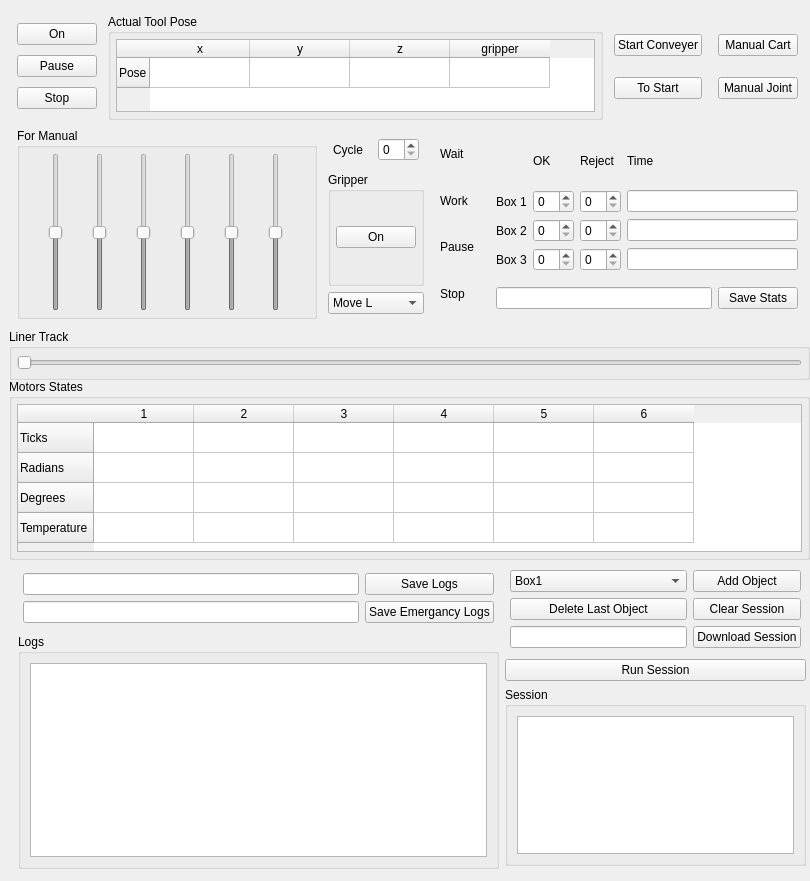
<?xml version="1.0" encoding="UTF-8"?>
<ui version="4.0">
 <class>MainWindow</class>
 <widget class="QMainWindow" name="MainWindow">
  <property name="geometry">
   <rect>
    <x>0</x>
    <y>0</y>
    <width>810</width>
    <height>881</height>
   </rect>
  </property>
  <property name="windowTitle">
   <string>MainWindow</string>
  </property>
  <widget class="QWidget" name="centralwidget">
   <widget class="QGroupBox" name="verticalGroupBox">
    <property name="geometry">
     <rect>
      <x>9</x>
      <y>329</y>
      <width>801</width>
      <height>51</height>
     </rect>
    </property>
    <property name="title">
     <string>Liner Track</string>
    </property>
    <layout class="QVBoxLayout" name="verticalLayout_9">
     <property name="leftMargin">
      <number>5</number>
     </property>
     <property name="topMargin">
      <number>5</number>
     </property>
     <property name="rightMargin">
      <number>5</number>
     </property>
     <property name="bottomMargin">
      <number>5</number>
     </property>
     <item>
      <widget class="QSlider" name="sldLinerTrack">
       <property name="enabled">
        <bool>false</bool>
       </property>
       <property name="maximum">
        <number>10</number>
       </property>
       <property name="orientation">
        <enum>Qt::Horizontal</enum>
       </property>
      </widget>
     </item>
    </layout>
   </widget>
   <widget class="QGroupBox" name="verticalGroupBox">
    <property name="geometry">
     <rect>
      <x>9</x>
      <y>379</y>
      <width>801</width>
      <height>181</height>
     </rect>
    </property>
    <property name="title">
     <string>Motors States</string>
    </property>
    <layout class="QVBoxLayout" name="verticalLayout_10">
     <property name="leftMargin">
      <number>5</number>
     </property>
     <property name="topMargin">
      <number>5</number>
     </property>
     <property name="rightMargin">
      <number>5</number>
     </property>
     <property name="bottomMargin">
      <number>5</number>
     </property>
     <item>
      <widget class="QTableWidget" name="twMotorsStates">
       <row>
        <property name="text">
         <string>Ticks</string>
        </property>
       </row>
       <row>
        <property name="text">
         <string>Radians</string>
        </property>
       </row>
       <row>
        <property name="text">
         <string>Degrees</string>
        </property>
       </row>
       <row>
        <property name="text">
         <string>Temperature</string>
        </property>
       </row>
       <column>
        <property name="text">
         <string>1</string>
        </property>
       </column>
       <column>
        <property name="text">
         <string>2</string>
        </property>
       </column>
       <column>
        <property name="text">
         <string>3</string>
        </property>
       </column>
       <column>
        <property name="text">
         <string>4</string>
        </property>
       </column>
       <column>
        <property name="text">
         <string>5</string>
        </property>
       </column>
       <column>
        <property name="text">
         <string>6</string>
        </property>
       </column>
      </widget>
     </item>
    </layout>
   </widget>
   <widget class="QWidget" name="layoutWidget_3">
    <property name="geometry">
     <rect>
      <x>500</x>
      <y>560</y>
      <width>311</width>
      <height>311</height>
     </rect>
    </property>
    <layout class="QVBoxLayout" name="verticalLayout_13">
     <property name="leftMargin">
      <number>5</number>
     </property>
     <property name="topMargin">
      <number>5</number>
     </property>
     <property name="rightMargin">
      <number>5</number>
     </property>
     <property name="bottomMargin">
      <number>5</number>
     </property>
     <item>
      <layout class="QGridLayout" name="gridLayout_3">
       <property name="leftMargin">
        <number>5</number>
       </property>
       <property name="topMargin">
        <number>5</number>
       </property>
       <property name="rightMargin">
        <number>5</number>
       </property>
       <property name="bottomMargin">
        <number>5</number>
       </property>
       <item row="1" column="1">
        <widget class="QPushButton" name="btnAddObject">
         <property name="text">
          <string>Add Object</string>
         </property>
        </widget>
       </item>
       <item row="2" column="0">
        <widget class="QPushButton" name="btnDeleteLast">
         <property name="text">
          <string>Delete Last Object</string>
         </property>
        </widget>
       </item>
       <item row="2" column="1">
        <widget class="QPushButton" name="btnClearSession">
         <property name="text">
          <string>Clear Session</string>
         </property>
        </widget>
       </item>
       <item row="3" column="1">
        <widget class="QPushButton" name="btnDownloadSession">
         <property name="text">
          <string>Download Session</string>
         </property>
        </widget>
       </item>
       <item row="3" column="0">
        <widget class="QLineEdit" name="leSessionPath"/>
       </item>
       <item row="1" column="0">
        <widget class="QComboBox" name="cbObjects">
         <item>
          <property name="text">
           <string>Box1</string>
          </property>
         </item>
         <item>
          <property name="text">
           <string>Box2</string>
          </property>
         </item>
         <item>
          <property name="text">
           <string>Box3</string>
          </property>
         </item>
         <item>
          <property name="text">
           <string>Reject</string>
          </property>
         </item>
        </widget>
       </item>
      </layout>
     </item>
     <item>
      <widget class="QPushButton" name="btnRunSession">
       <property name="text">
        <string>Run Session</string>
       </property>
      </widget>
     </item>
     <item>
      <widget class="QGroupBox" name="verticalGroupBox_2">
       <property name="title">
        <string>Session</string>
       </property>
       <layout class="QVBoxLayout" name="verticalLayout_14">
        <item>
         <widget class="QListView" name="lvSession"/>
        </item>
       </layout>
      </widget>
     </item>
    </layout>
   </widget>
   <widget class="QWidget" name="">
    <property name="geometry">
     <rect>
      <x>7</x>
      <y>9</y>
      <width>801</width>
      <height>116</height>
     </rect>
    </property>
    <layout class="QHBoxLayout" name="horizontalLayout">
     <property name="leftMargin">
      <number>5</number>
     </property>
     <property name="topMargin">
      <number>5</number>
     </property>
     <property name="rightMargin">
      <number>5</number>
     </property>
     <property name="bottomMargin">
      <number>5</number>
     </property>
     <item>
      <layout class="QVBoxLayout" name="verticalLayout">
       <property name="leftMargin">
        <number>5</number>
       </property>
       <property name="topMargin">
        <number>5</number>
       </property>
       <property name="rightMargin">
        <number>5</number>
       </property>
       <property name="bottomMargin">
        <number>5</number>
       </property>
       <item>
        <widget class="QPushButton" name="btnOnOff">
         <property name="text">
          <string>On</string>
         </property>
        </widget>
       </item>
       <item>
        <widget class="QPushButton" name="btnPause">
         <property name="text">
          <string>Pause</string>
         </property>
        </widget>
       </item>
       <item>
        <widget class="QPushButton" name="btnStop">
         <property name="text">
          <string>Stop</string>
         </property>
        </widget>
       </item>
      </layout>
     </item>
     <item>
      <widget class="QGroupBox" name="verticalGroupBox">
       <property name="title">
        <string>Actual Tool Pose</string>
       </property>
       <layout class="QVBoxLayout" name="verticalLayout_4">
        <property name="leftMargin">
         <number>5</number>
        </property>
        <property name="topMargin">
         <number>5</number>
        </property>
        <property name="rightMargin">
         <number>5</number>
        </property>
        <property name="bottomMargin">
         <number>5</number>
        </property>
        <item>
         <widget class="QTableWidget" name="twActualToolPose">
          <row>
           <property name="text">
            <string>Pose</string>
           </property>
          </row>
          <column>
           <property name="text">
            <string>x</string>
           </property>
          </column>
          <column>
           <property name="text">
            <string>y</string>
           </property>
          </column>
          <column>
           <property name="text">
            <string>z</string>
           </property>
          </column>
          <column>
           <property name="text">
            <string>gripper</string>
           </property>
          </column>
         </widget>
        </item>
       </layout>
      </widget>
     </item>
     <item>
      <layout class="QVBoxLayout" name="verticalLayout_2">
       <property name="leftMargin">
        <number>5</number>
       </property>
       <property name="topMargin">
        <number>5</number>
       </property>
       <property name="rightMargin">
        <number>5</number>
       </property>
       <property name="bottomMargin">
        <number>5</number>
       </property>
       <item>
        <widget class="QPushButton" name="btnStartConveyer">
         <property name="text">
          <string>Start Conveyer</string>
         </property>
        </widget>
       </item>
       <item>
        <widget class="QPushButton" name="btnToStart">
         <property name="text">
          <string>To Start</string>
         </property>
        </widget>
       </item>
      </layout>
     </item>
     <item>
      <layout class="QVBoxLayout" name="verticalLayout_3">
       <property name="leftMargin">
        <number>5</number>
       </property>
       <property name="topMargin">
        <number>5</number>
       </property>
       <property name="rightMargin">
        <number>5</number>
       </property>
       <property name="bottomMargin">
        <number>5</number>
       </property>
       <item>
        <widget class="QPushButton" name="btnManualCart">
         <property name="text">
          <string>Manual Cart</string>
         </property>
        </widget>
       </item>
       <item>
        <widget class="QPushButton" name="btnManualJoint">
         <property name="text">
          <string>Manual Joint</string>
         </property>
        </widget>
       </item>
      </layout>
     </item>
    </layout>
   </widget>
   <widget class="QWidget" name="">
    <property name="geometry">
     <rect>
      <x>12</x>
      <y>123</y>
      <width>801</width>
      <height>201</height>
     </rect>
    </property>
    <layout class="QHBoxLayout" name="horizontalLayout_5">
     <property name="leftMargin">
      <number>5</number>
     </property>
     <property name="topMargin">
      <number>5</number>
     </property>
     <property name="rightMargin">
      <number>5</number>
     </property>
     <property name="bottomMargin">
      <number>5</number>
     </property>
     <item>
      <widget class="QGroupBox" name="">
       <property name="minimumSize">
        <size>
         <width>300</width>
         <height>0</height>
        </size>
       </property>
       <property name="title">
        <string>For Manual</string>
       </property>
       <layout class="QHBoxLayout" name="horizontalLayout_2">
        <property name="leftMargin">
         <number>5</number>
        </property>
        <property name="topMargin">
         <number>5</number>
        </property>
        <property name="rightMargin">
         <number>5</number>
        </property>
        <property name="bottomMargin">
         <number>5</number>
        </property>
        <item>
         <widget class="QSlider" name="s1">
          <property name="enabled">
           <bool>false</bool>
          </property>
          <property name="minimum">
           <number>-50</number>
          </property>
          <property name="maximum">
           <number>50</number>
          </property>
          <property name="orientation">
           <enum>Qt::Vertical</enum>
          </property>
         </widget>
        </item>
        <item>
         <widget class="QSlider" name="s2">
          <property name="enabled">
           <bool>false</bool>
          </property>
          <property name="minimum">
           <number>-50</number>
          </property>
          <property name="maximum">
           <number>50</number>
          </property>
          <property name="orientation">
           <enum>Qt::Vertical</enum>
          </property>
         </widget>
        </item>
        <item>
         <widget class="QSlider" name="s3">
          <property name="enabled">
           <bool>false</bool>
          </property>
          <property name="minimum">
           <number>-50</number>
          </property>
          <property name="maximum">
           <number>50</number>
          </property>
          <property name="orientation">
           <enum>Qt::Vertical</enum>
          </property>
         </widget>
        </item>
        <item>
         <widget class="QSlider" name="s4">
          <property name="enabled">
           <bool>false</bool>
          </property>
          <property name="minimum">
           <number>-50</number>
          </property>
          <property name="maximum">
           <number>50</number>
          </property>
          <property name="orientation">
           <enum>Qt::Vertical</enum>
          </property>
         </widget>
        </item>
        <item>
         <widget class="QSlider" name="s5">
          <property name="enabled">
           <bool>false</bool>
          </property>
          <property name="minimum">
           <number>-50</number>
          </property>
          <property name="maximum">
           <number>50</number>
          </property>
          <property name="orientation">
           <enum>Qt::Vertical</enum>
          </property>
         </widget>
        </item>
        <item>
         <widget class="QSlider" name="s6">
          <property name="enabled">
           <bool>false</bool>
          </property>
          <property name="minimum">
           <number>-50</number>
          </property>
          <property name="maximum">
           <number>50</number>
          </property>
          <property name="orientation">
           <enum>Qt::Vertical</enum>
          </property>
         </widget>
        </item>
       </layout>
      </widget>
     </item>
     <item>
      <layout class="QVBoxLayout" name="verticalLayout_6">
       <property name="leftMargin">
        <number>5</number>
       </property>
       <property name="topMargin">
        <number>5</number>
       </property>
       <property name="rightMargin">
        <number>5</number>
       </property>
       <property name="bottomMargin">
        <number>5</number>
       </property>
       <item>
        <layout class="QHBoxLayout" name="horizontalLayout_3">
         <property name="leftMargin">
          <number>5</number>
         </property>
         <property name="topMargin">
          <number>5</number>
         </property>
         <property name="rightMargin">
          <number>5</number>
         </property>
         <property name="bottomMargin">
          <number>5</number>
         </property>
         <item>
          <widget class="QLabel" name="label">
           <property name="text">
            <string>Cycle</string>
           </property>
          </widget>
         </item>
         <item>
          <widget class="QSpinBox" name="spinBox"/>
         </item>
        </layout>
       </item>
       <item>
        <widget class="QGroupBox" name="verticalGroupBox">
         <property name="title">
          <string>Gripper</string>
         </property>
         <layout class="QVBoxLayout" name="verticalLayout_5">
          <property name="leftMargin">
           <number>5</number>
          </property>
          <property name="topMargin">
           <number>5</number>
          </property>
          <property name="rightMargin">
           <number>5</number>
          </property>
          <property name="bottomMargin">
           <number>5</number>
          </property>
          <item>
           <widget class="QPushButton" name="btnGripperOnOff">
            <property name="text">
             <string>On</string>
            </property>
           </widget>
          </item>
         </layout>
        </widget>
       </item>
       <item>
        <widget class="QComboBox" name="cbMoves">
         <item>
          <property name="text">
           <string>Move L</string>
          </property>
         </item>
         <item>
          <property name="text">
           <string>Move J</string>
          </property>
         </item>
         <item>
          <property name="text">
           <string>Move C</string>
          </property>
         </item>
        </widget>
       </item>
      </layout>
     </item>
     <item>
      <layout class="QVBoxLayout" name="verticalLayout_7">
       <property name="leftMargin">
        <number>5</number>
       </property>
       <property name="topMargin">
        <number>5</number>
       </property>
       <property name="rightMargin">
        <number>5</number>
       </property>
       <property name="bottomMargin">
        <number>5</number>
       </property>
       <item>
        <widget class="QLabel" name="lWait">
         <property name="text">
          <string>Wait</string>
         </property>
        </widget>
       </item>
       <item>
        <widget class="QLabel" name="lWork">
         <property name="text">
          <string>Work</string>
         </property>
        </widget>
       </item>
       <item>
        <widget class="QLabel" name="lPause">
         <property name="text">
          <string>Pause</string>
         </property>
        </widget>
       </item>
       <item>
        <widget class="QLabel" name="lStop">
         <property name="text">
          <string>Stop</string>
         </property>
        </widget>
       </item>
      </layout>
     </item>
     <item>
      <layout class="QVBoxLayout" name="verticalLayout_8">
       <property name="leftMargin">
        <number>5</number>
       </property>
       <property name="topMargin">
        <number>5</number>
       </property>
       <property name="rightMargin">
        <number>5</number>
       </property>
       <property name="bottomMargin">
        <number>5</number>
       </property>
       <item>
        <layout class="QGridLayout" name="gridLayout">
         <property name="leftMargin">
          <number>5</number>
         </property>
         <property name="topMargin">
          <number>5</number>
         </property>
         <property name="rightMargin">
          <number>5</number>
         </property>
         <property name="bottomMargin">
          <number>5</number>
         </property>
         <item row="0" column="1">
          <widget class="QLabel" name="label_5">
           <property name="text">
            <string>OK</string>
           </property>
          </widget>
         </item>
         <item row="0" column="2">
          <widget class="QLabel" name="label_6">
           <property name="text">
            <string>Reject</string>
           </property>
          </widget>
         </item>
         <item row="0" column="3">
          <widget class="QLabel" name="label_7">
           <property name="text">
            <string>Time</string>
           </property>
          </widget>
         </item>
         <item row="1" column="0">
          <widget class="QLabel" name="label_2">
           <property name="text">
            <string>Box 1</string>
           </property>
          </widget>
         </item>
         <item row="1" column="1">
          <widget class="QSpinBox" name="sb11"/>
         </item>
         <item row="1" column="2">
          <widget class="QSpinBox" name="sb21"/>
         </item>
         <item row="1" column="3">
          <widget class="QLineEdit" name="leTime31"/>
         </item>
         <item row="2" column="0">
          <widget class="QLabel" name="label_3">
           <property name="text">
            <string>Box 2</string>
           </property>
          </widget>
         </item>
         <item row="2" column="1">
          <widget class="QSpinBox" name="sb12"/>
         </item>
         <item row="2" column="2">
          <widget class="QSpinBox" name="sb22"/>
         </item>
         <item row="2" column="3">
          <widget class="QLineEdit" name="leTime32"/>
         </item>
         <item row="3" column="0">
          <widget class="QLabel" name="label_4">
           <property name="text">
            <string>Box 3</string>
           </property>
          </widget>
         </item>
         <item row="3" column="1">
          <widget class="QSpinBox" name="sb13"/>
         </item>
         <item row="3" column="2">
          <widget class="QSpinBox" name="sb23"/>
         </item>
         <item row="3" column="3">
          <widget class="QLineEdit" name="leTime33"/>
         </item>
        </layout>
       </item>
       <item>
        <layout class="QHBoxLayout" name="horizontalLayout_4">
         <property name="leftMargin">
          <number>5</number>
         </property>
         <property name="topMargin">
          <number>5</number>
         </property>
         <property name="rightMargin">
          <number>5</number>
         </property>
         <property name="bottomMargin">
          <number>5</number>
         </property>
         <item>
          <widget class="QLineEdit" name="leStatsPath"/>
         </item>
         <item>
          <widget class="QPushButton" name="btnSaveStats">
           <property name="text">
            <string>Save Stats</string>
           </property>
          </widget>
         </item>
        </layout>
       </item>
      </layout>
     </item>
    </layout>
   </widget>
   <widget class="QWidget" name="">
    <property name="geometry">
     <rect>
      <x>13</x>
      <y>563</y>
      <width>491</width>
      <height>311</height>
     </rect>
    </property>
    <layout class="QVBoxLayout" name="verticalLayout_12">
     <property name="leftMargin">
      <number>5</number>
     </property>
     <property name="topMargin">
      <number>5</number>
     </property>
     <property name="rightMargin">
      <number>5</number>
     </property>
     <property name="bottomMargin">
      <number>5</number>
     </property>
     <item>
      <layout class="QGridLayout" name="gridLayout_2">
       <property name="leftMargin">
        <number>5</number>
       </property>
       <property name="topMargin">
        <number>5</number>
       </property>
       <property name="rightMargin">
        <number>5</number>
       </property>
       <property name="bottomMargin">
        <number>5</number>
       </property>
       <item row="0" column="0">
        <widget class="QLineEdit" name="leLogsPath"/>
       </item>
       <item row="0" column="1">
        <widget class="QPushButton" name="btnSaveLogs">
         <property name="text">
          <string>Save Logs</string>
         </property>
        </widget>
       </item>
       <item row="1" column="0">
        <widget class="QLineEdit" name="leELogsPath"/>
       </item>
       <item row="1" column="1">
        <widget class="QPushButton" name="btnSaveELogs">
         <property name="text">
          <string>Save Emergancy Logs</string>
         </property>
        </widget>
       </item>
      </layout>
     </item>
     <item>
      <widget class="QGroupBox" name="verticalGroupBox">
       <property name="title">
        <string>Logs</string>
       </property>
       <layout class="QVBoxLayout" name="verticalLayout_11">
        <item>
         <widget class="QListView" name="lvLogs"/>
        </item>
       </layout>
      </widget>
     </item>
    </layout>
   </widget>
  </widget>
 </widget>
 <resources/>
 <connections/>
</ui>
